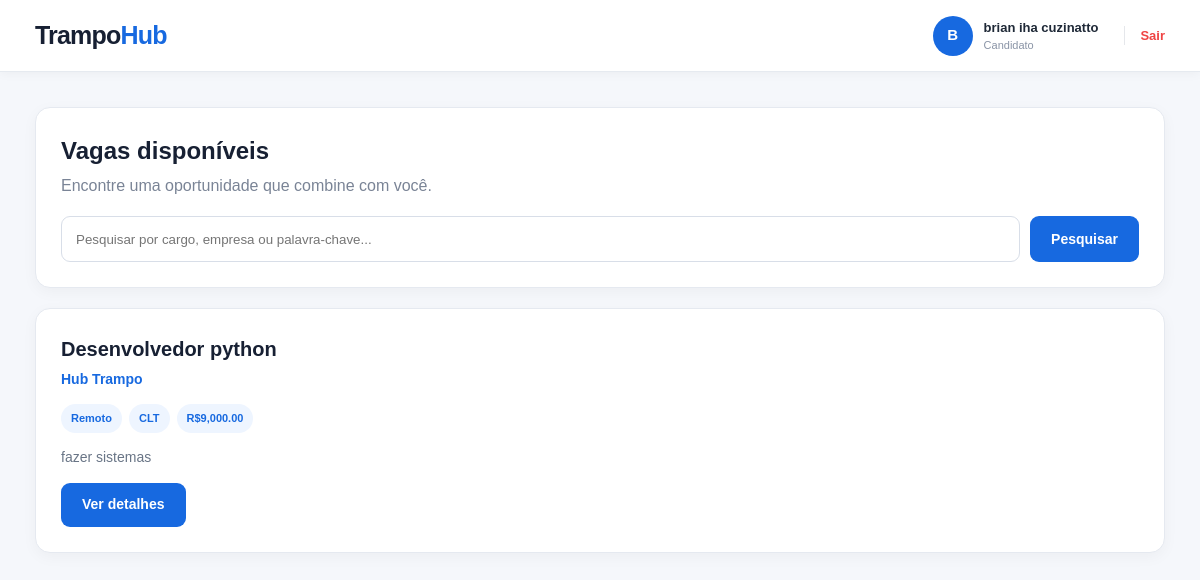
/vagas (signed in), run on an earlier commit of the app's database.
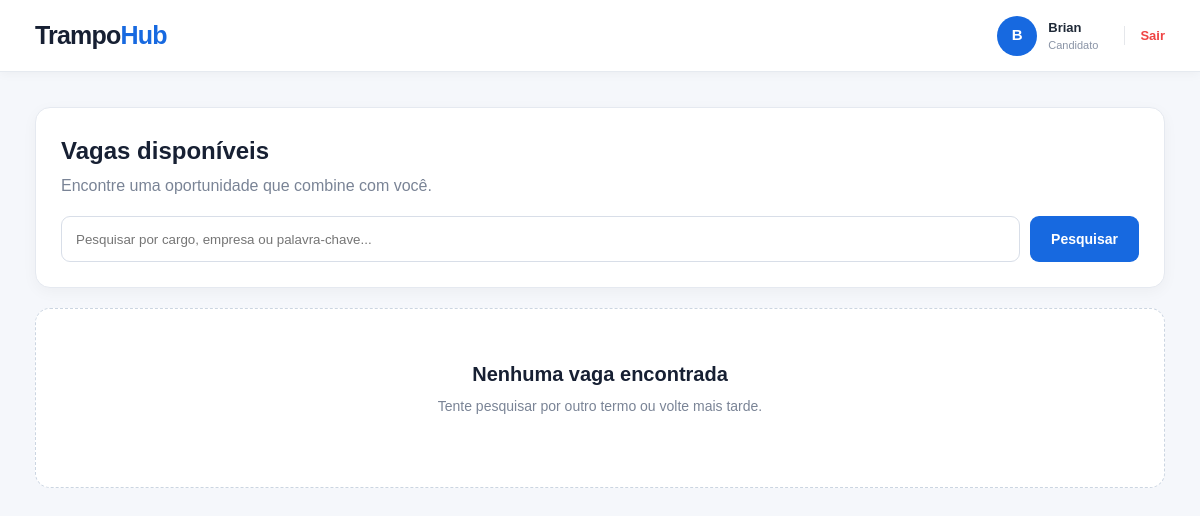
And on a later commit of the database.
### models.py (models this page shows)
class Usuario(Base):
    __tablename__ = "usuarios"
    id = Column(Integer, primary_key=True, autoincrement=True)
    tipo = Column(String(20), nullable=False)  # "candidato" ou "empresa"
    nome = Column(String(150), nullable=False)
    email = Column(String(150), unique=True, nullable=False)
    telefone = Column(String(30))
    endereco = Column(String(200))
    senha = Column(String(255), nullable=False)
    experiencias = Column(Text)
    cnpj = Column(String(20))
    area = Column(String(100))
    descricao = Column(Text)
    vagas = relationship(
        "Vaga",
        back_populates="empresa",
        cascade="all, delete-orphan",
    )
    candidaturas = relationship(
        "Candidatura",
        back_populates="candidato",
        cascade="all, delete-orphan",
    )

class Vaga(Base):
    __tablename__ = "vagas"
    id = Column(Integer, primary_key=True, autoincrement=True)
    empresa_id = Column(Integer, ForeignKey("usuarios.id"), nullable=False)
    titulo = Column(String(150), nullable=False)
    descricao = Column(Text, nullable=False)
    requisitos = Column(Text)
    salario = Column(String(50))
    modalidade = Column(String(30), nullable=False)
    contrato = Column(String(30), nullable=False)
    empresa = relationship("Usuario", back_populates="vagas")
    candidaturas = relationship(
        "Candidatura",
        back_populates="vaga",
        cascade="all, delete-orphan",
    )
    @property
    def empresa_nome(self):
        return self.empresa.nome if self.empresa else None

### routes.py (the view, shortened to what this page needs)
@bp.route("/vagas")
def vagas():
    usuario = exigir_login()
    if not usuario:
        return redirect(url_for("routes.login", tipo="candidato"))
    if usuario.tipo != "candidato":
        return redirect(url_for("routes.empresa"))
    db = get_db()
    termo_busca = request.args.get("busca", "").strip()
    consulta = db.query(Vaga)
    lista_vagas = consulta.all()
    return render_template(
        "vagas.html",
        vagas=lista_vagas,
        termo_busca=termo_busca,
        candidato=usuario,
    )

### database.py (called while the page is built)
def get_db():
    if "db" not in g:
        g.db = SessionLocal()
    return g.db

### routes.py (called while the page is built)
def usuario_logado():
    usuario_id = session.get("usuario_id")
    if usuario_id is None:
        return None
    return get_db().get(Usuario, usuario_id)

def exigir_login():
    return usuario_logado()

### templates/vagas.html (shortened to what this page needs)
<!DOCTYPE html>
<html lang="pt-BR">
<head>
    <link
        rel="stylesheet"
        href="{{ url_for('static', filename='style.css') }}"
    >
</head>
<body>
<header class="topbar">
    <div class="topbar-content">
        <a
            href="{{ url_for('routes.candidato') }}"
            class="brand"
        >
            Trampo<span>Hub</span>
        </a>
        <div class="user-menu">
            <div class="user-avatar">
                {{ candidato.nome[0]|upper }}
            </div>
            <div class="user-info">
                <strong>
                    {{ candidato.nome }}
                </strong>
                <span>
                    Candidato
                </span>
            </div>
            <a
                href="{{ url_for('routes.logout') }}"
                class="logout-link"
            >
                Sair
            </a>
        </div>
    </div>
</header>
<main class="dashboard">
    <section class="vagas-header">
        <h1>
            Vagas disponíveis
        </h1>
        <p>
            Encontre uma oportunidade que combine com você.
        </p>
        <form
            method="GET"
            action="{{ url_for('routes.vagas') }}"
            class="busca-form"
        >
            <input
                type="text"
                name="busca"
                value="{{ termo_busca }}"
                placeholder="Pesquisar por cargo, empresa ou palavra-chave..."
            >
            <button type="submit">
                Pesquisar
            </button>
        </form>
    </section>
    {% if vagas %}
        <div>
            {% for vaga in vagas %}
                <article class="vaga-card">
                    <h2>
                        {{ vaga.titulo }}
                    </h2>
                    <h3>
                        {{ vaga.empresa_nome }}
                    </h3>
                    <div class="vaga-info">
                        <span class="vaga-tag">
                            {{ vaga.modalidade }}
                        </span>
                        <span class="vaga-tag">
                            {{ vaga.contrato }}
                        </span>
                        {% if vaga.salario %}
                            <span class="vaga-tag">
                                {{ vaga.salario }}
                            </span>
                        {% endif %}
                    </div>
                    <p>
                        {{ vaga.descricao }}
                    </p>
                    <a
                        href="{{ url_for('routes.detalhes_vaga', id=vaga.id) }}"
                        class="btn-primary"
                    >
                        Ver detalhes
                    </a>
                </article>
            {% endfor %}
        </div>
    {% else %}
        <div class="empty-state">
            <h2>
                Nenhuma vaga encontrada
            </h2>
            <p>
                Tente pesquisar por outro termo ou volte mais tarde.
            </p>
        </div>
    {% endif %}
</main>
</body>
</html>

### static/style.css (style rules this page uses)
* { margin: 0; padding: 0; box-sizing: border-box; }
html { scroll-behavior: smooth; }
body { font-family: Arial, Helvetica, sans-serif; background: #f5f7fb; color: #172033; line-height: 1.5; }
a { text-decoration: none; color: inherit; }
button, input, textarea, select { font-family: inherit; }
.topbar { height: 72px; background: #ffffff; border-bottom: 1px solid #e6eaf0; box-shadow: 0 2px 10px rgba(0, 0, 0, 0.04); }
.topbar-content { width: 100%; max-width: 1180px; height: 100%; margin: 0 auto; padding: 0 25px; display: flex; align-items: center; justify-content: space-between; }
.brand { color: #172033; font-size: 25px; font-weight: 800; letter-spacing: -0.8px; }
.brand span { color: #1769e0; }
.user-menu { display: flex; align-items: center; gap: 11px; }
.user-avatar { width: 40px; height: 40px; border-radius: 50%; background: #1769e0; color: #ffffff; display: flex; align-items: center; justify-content: center; font-size: 15px; font-weight: 700; }
.user-info { display: flex; flex-direction: column; margin-right: 15px; }
.user-info strong { font-size: 13px; color: #1f2937; }
.user-info span { color: #8a94a6; font-size: 11px; }
.logout-link { color: #ef4444; font-size: 13px; font-weight: 600; padding-left: 15px; border-left: 1px solid #e5e7eb; }
.dashboard { width: 100%; max-width: 1180px; margin: 0 auto; padding: 35px 25px 60px; }
button, .btn-primary, .btn-secondary { display: inline-flex; align-items: center; justify-content: center; min-height: 44px; padding: 0 21px; border-radius: 9px; font-size: 14px; font-weight: 700; cursor: pointer; transition: 0.2s; }
button, .btn-primary { border: none; background: #1769e0; color: #ffffff; }
.vagas-header { background: #ffffff; border: 1px solid #e5e9f0; border-radius: 15px; padding: 25px; margin-bottom: 20px; box-shadow: 0 4px 15px rgba(0, 0, 0, 0.04); }
.vagas-header h1 { margin-bottom: 5px; }
.vagas-header > p { color: #7a8496; margin-bottom: 18px; }
.busca-form { display: flex; gap: 10px; }
.busca-form input { flex: 1; height: 46px; padding: 0 14px; border: 1px solid #d8dee8; border-radius: 9px; outline: none; }
.empty-state { background: #ffffff; border: 1px dashed #cbd5e1; border-radius: 15px; padding: 50px 25px; text-align: center; }
.empty-state h2 { font-size: 20px; margin-bottom: 7px; }
.empty-state p { color: #7a8496; font-size: 14px; margin-bottom: 20px; }

What changed in the data, as far as the page shows it:
removed Vaga: titulo "Desenvolvedor python", empresa_nome "Hub Trampo", modalidade "Remoto", contrato "CLT", salario "R$9,000.00", descricao "fazer sistemas"
changed Usuario: nome "brian iha cuzinatto" → "Brian"
Also different on the page:
text now shown: "Nenhuma vaga encontrada Tente pesquisar por outro termo ou volte mais tarde."
